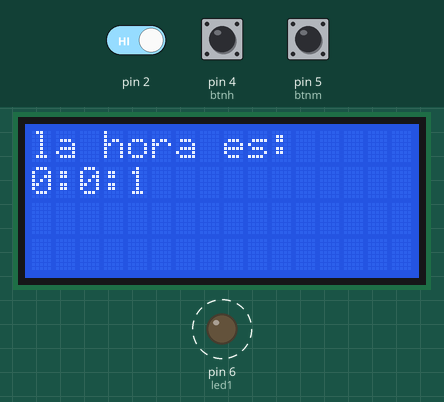
This sketch was run on a simulated Arduino Uno, built with avr-gcc and run on an emulated ATmega328P. On the bench: 16×4 character LCD, output pins drawn as LEDs (lit = HIGH). Dashed ring = blinking. The test bench sets the inputs (shaded band); at power-on: pin 2 HIGH, pin 4 (btnh) LOW, pin 5 (btnm) LOW. What the sketch prints to the serial monitor is not drawn.

Above: at 1.16 s.
1.7 s: pin 2 driven LOW
3.5 s: pin 2 driven HIGH
At 4.26 s:
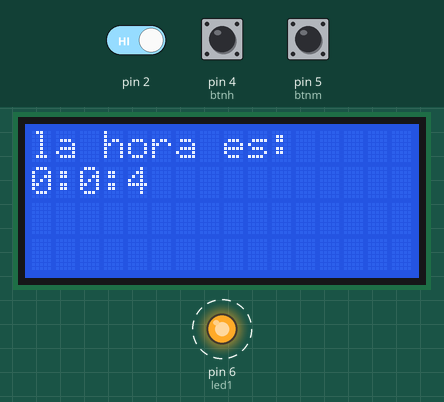
5.0 s: pin 4 (btnh) pulled HIGH for 1.3 s
At 5.46 s:
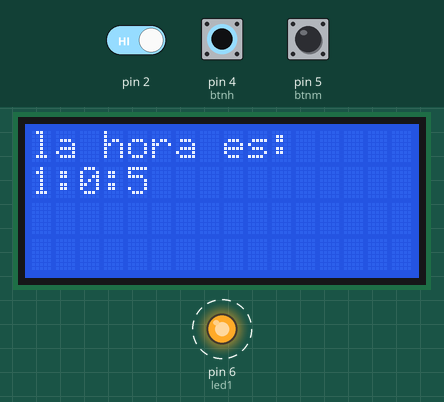
7.8 s: pin 5 (btnm) pulled HIGH for 1.3 s
At 8.8 s:
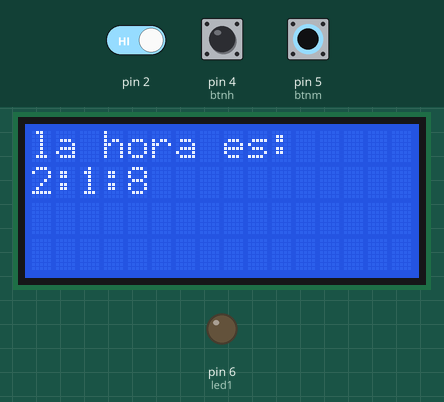
10.6 s: pin 4 (btnh) pulled HIGH for 1.3 s
At 11.8 s:
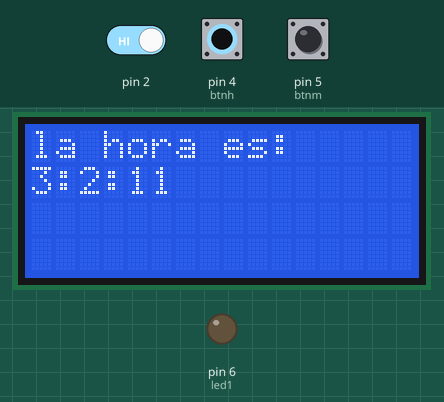
13.5 s: pin 5 (btnm) pulled HIGH for 1.3 s
At 14.8 s:
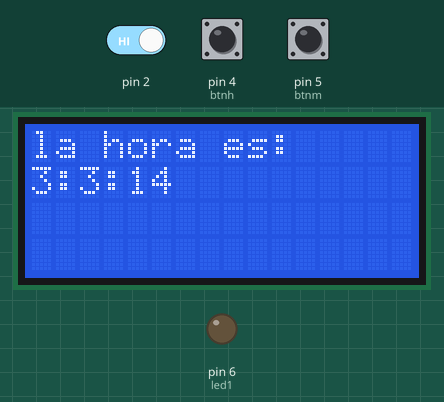
Timing chart, 0 to 16.5 s (numbered marks = the images above; inputs shaded):
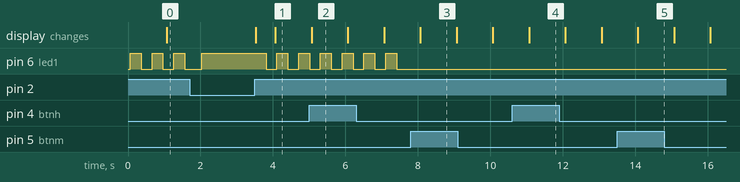

The sketch:

SolanoEdwin_Deber6.ino
```cpp
/*
 * UTN-FICA-CITEL
 * sistemas embebidos
 * deber 6
 * Nombre: Solano Edwin
 *  objetivo: Realizar un reloj con alarma ingresada por comunicación serial.
 *            Los números sean vistos en displays.
 *
 */
 #include<MsTimer2.h>
 #include<LiquidCrystal.h>
 const int btnh=4;//boton horas
 const int btnm=5;//boton minutos
 const int led1=6;//encendido de led
 int horas=0;//variable inciio horas
 int minutos=0;//varibale inicio minutos
 int segundos=0;//variable inicio segundos
 int on=0;//variable interrupciones
 String datoH;//variable recibir dato de horas CX
 String datoM;//variable recibir dato de minutos CX
 int HH=0;
 int MM=0;
 LiquidCrystal lcd(13,12,11,10,9,8);//asignacion de pines para display

 void setup(){
 lcd.begin(16,4);//tamapo del lcd
 Serial.begin(9600);//CX
 pinMode(led1,OUTPUT);//led 1 como salida
 pinMode(btnh,INPUT);//boton horas como entrada
 pinMode(btnm,INPUT);//boton minutos como entrada
 MsTimer2::set(1000,reloj);//contador del reloj
 MsTimer2::start();//inciar el reloj
 attachInterrupt(0,activacion,LOW); //interrupciones
 }

 void loop(){
  if(on==1){//interrupcion uno pedir horas
    if(Serial.available()>0){//ver si existe dato
      datoH=Serial.readString();//leer el dato
      HH=datoH.toInt();//guardar el dato en la variable
    }
  }
  if(on==2){//interrupcion para pedir minutos
    if(Serial.available()>0){//ver si existe dato
      datoM=Serial.readString();//leer el dato
      MM=datoM.toInt();//guardar el dato en la variable
    }
  }
  if(on==3){//interrucpcion para mostrar alarma
     lcd.setCursor(0,2);//posisicon del cursor
     lcd.print(String(HH)+String(":")+String(MM));//impresion de alarma
  }
alarma();//metodo donde activa la alarma
 }

 void reloj(){//reloj contador
  if(segundos<60){
    segundos++;
  }
  else{
    segundos=0;
    if(minutos<60)
      minutos++;
    else{
      minutos=0;
      if(horas<24)
      horas++;
      if(horas==24){
      }
      else
      horas=0;
    }
  }
  if(digitalRead(btnh)==HIGH){//boton para aumentar horas
    horas++;//incremento
  }
  if(digitalRead(btnm)==HIGH){//boton para aumentar minutos
    minutos++;//incremento
  }
  lcd.clear();//limpiar lcd
  lcd.setCursor(0,0);//posicion del cursor
  lcd.print("la hora es: ");//imprecion en la lcd
  lcd.setCursor(0,1);//posicion del cursor
  lcd.print(String(horas)+String(":")+String(minutos)+String(":")+String(segundos));//impresion de la hora en la lcd
 }

 void activacion(){//metodo para las interrcupciones
  switch(on){
    case 0://mostrar en pantalla
    Serial.println("UTN-FICA-CITEL");
    Serial.println("reloj con alarma");
    Serial.println("ingrese horas de 0 a 24");
    on++;
    break;
    case 1://mostrar en CX
    Serial.println("reloj con alarma");
    Serial.println("ingrese minutos de 0 a 59");
    on++;
    break;
    case 2://mostrar en lcd
     on++;
    break;
    case 3://reinciar variables
    Serial.println("configurar nueva alarma");
    HH=0;
    MM=0;
    on=0;
    break;
  }
 }

 void alarma(){//metodo para alarma
  if(HH==horas && MM==minutos){//comparacion de datos
    for(int i=0;i<10;i++){//ciclo repetitivo para encer el led simulando alarma encendida
      digitalWrite(led1,HIGH);//led encendido
      delay(300);//temporizador
      digitalWrite(led1,LOW);//led apagado
      delay(300);//temporizador
    }
  }
 }
```

Measured:
- after the input at 3.5 s, the display: first changes at once (image 1 shows a later state)
- by itself, pin 6 (led1): alternates HIGH for 0.30 s and LOW for 0.30 s
- what the display in image 2 shows lasts 1.0 s, from 5.1 s to 6.1 s
